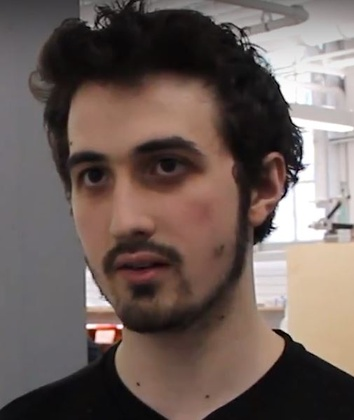
%> input picture Psets/PS0/Headshot.JPG, 354 x 420 px, shrunk from 505 x 599 before the run
$ octave --eval "p2('Headshot.JPG');"   (GNU Octave 9; MATLAB toolbox functions it lacks are replaced by stand-ins)
%> lines starting %> are read from the running program, lines starting %| are printed output that depends on the picture
function [ ] = p2( imageAddress )
%> called with imageAddress = 'Headshot.JPG'
%  Connor Colombo
%  cwcolomb
%
% 16-311 Homework 0
% Hannah
%
% This function takes in the address of a .png image and outputs three
% images.
%   Please display three versions of the image: normal RGB image, green
%   channel only (greyscale is fine), and one RGB image where every other column
%   (vertcal line in the image) is changed to black.

%% Setup

    close all % please keep this

%% Display RGB Image
    figure;
    img = imread(imageAddress);
%> img is the input picture: size 420x354x3 uint8; mean R, G, B 109.5, 95, 89.9
    imshow(img);

%% Display Green Channel
    figure;
    imshow(img(:,:,2));
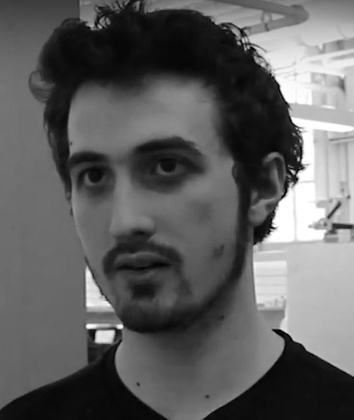
%> displayed picture: size 420x354, on the screen's scale of 0 to 255; min 0, max 255, mean 95

%% Display Black-Lined version
    figure;
    [Nrows, Ncols, Nchan] = size(img); % Get Image Size
%> Nrows = 420; Ncols = 354; Nchan = 3
    Cs = repmat( (1:Ncols), [Nrows,1] ); % Create Equally Sized 2D Matrix, R, where the Value of Each Element is its Column Number
    Cs = ~mod(Cs,2); % Create Stripe Pattern
    Cs = repmat(Cs,[1,1,Nchan]); % Repeat Filter across All Channels
    bs = uint8(img) .* uint8(Cs); % Apply Filter
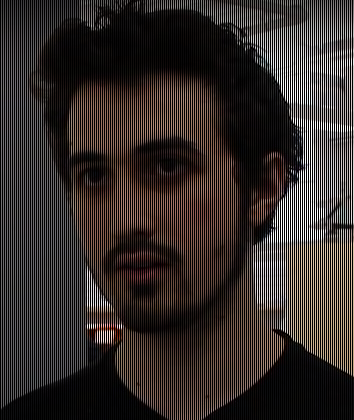
%> bs: size 420x354x3 uint8; mean R, G, B 54.8, 47.6, 45

    imshow(bs);
end
